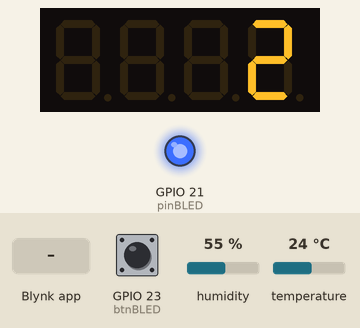
Simulated run of this program. Board: ESP32. Parts: 4-digit seven-segment display, output pins drawn as LEDs (lit = HIGH). The test bench sets the inputs (shaded band); at power-on: GPIO 23 (btnBLED) HIGH, temperature 24 °C, humidity 55 %. WiFi joins after 1.5 s; servers stay silent unless stated; what the program prints to the serial monitor is not drawn.

Above: at 3.0 s.
3.1 s: GPIO 23 (btnBLED) pulled LOW for 0.15 s
At 4.4 s:
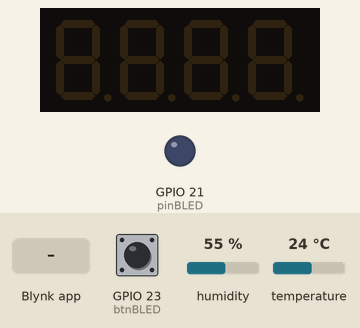
4.8 s: Blynk app writes 1 to V1
At 5.6 s:
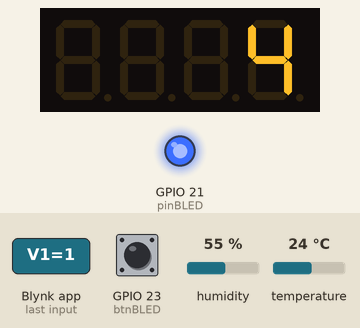
6.3 s: temperature set to 12 °C
At 10.6 s:
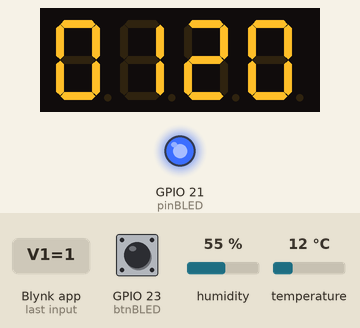
11.5 s: temperature set to 19 °C
At 14.6 s:
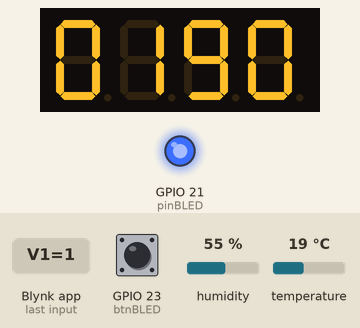
15.5 s: temperature set to 28 °C
At 18.6 s:
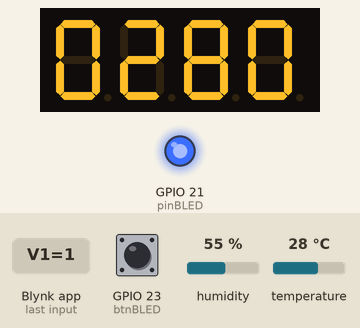
19.5 s: Blynk app writes 0 to V1
At 19.9 s:
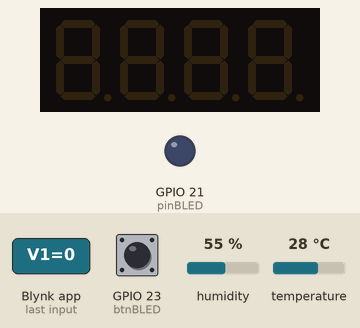
Timing chart, 0 to 22.0 s (numbered marks = the images above; inputs shaded):
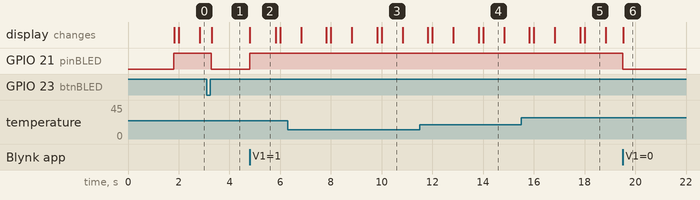

The program:

main.cpp
```cpp
#include <Arduino.h>
#include <TM1637Display.h>
#include <DHT.h>

/* Fill in information from Blynk Device Info here */
#define BLYNK_TEMPLATE_ID "TMPL61LSshM_3"
#define BLYNK_TEMPLATE_NAME "Esp32 Blynk Traffic DHT"
#define BLYNK_AUTH_TOKEN "k1veMQ7K2I6yf58j_WPx1v7oLhvTZ7SX"

#include <WiFi.h>
#include <WiFiClient.h>
#include <BlynkSimpleEsp32.h>

// WiFi thông tin
char ssid[] = "Wokwi-GUEST";
char pass[] = "";

// Chân kết nối phần cứng
#define btnBLED  23  // Chân nút nhấn
#define pinBLED  21  // Chân LED xanh
#define CLK 18       // Chân CLK của TM1637
#define DIO 19       // Chân DIO của TM1637
#define DHTPIN 16    // Chân cảm biến DHT22
#define DHTTYPE DHT22 // Kiểu cảm biến DHT22

// Khởi tạo đối tượng
TM1637Display display(CLK, DIO);
DHT dht(DHTPIN, DHTTYPE);

ulong currentMiliseconds = 0;
bool blueButtonON = true;

bool IsReady(ulong &ulTimer, uint32_t milisecond);
void updateBlueButton();
void uptimeBlynk();
void readDHT22();

void setup() {
  Serial.begin(115200);
  pinMode(pinBLED, OUTPUT);
  pinMode(btnBLED, INPUT_PULLUP);

  display.setBrightness(0x0f);
  dht.begin();

  Serial.print("Connecting to "); Serial.println(ssid);
  Blynk.begin(BLYNK_AUTH_TOKEN, ssid, pass);
  Serial.println("WiFi connected");

  digitalWrite(pinBLED, blueButtonON ? HIGH : LOW);
  Blynk.virtualWrite(V1, blueButtonON); // Đồng bộ trạng thái LED với Blynk

  Serial.println("== START ==>");
}

void loop() {
  Blynk.run();
  currentMiliseconds = millis();

  uptimeBlynk();
  updateBlueButton();
  readDHT22();
}

// Kiểm tra khoảng thời gian
bool IsReady(ulong &ulTimer, uint32_t milisecond) {
  if (currentMiliseconds - ulTimer < milisecond) return false;
  ulTimer = currentMiliseconds;
  return true;
}

// Xử lý nút nhấn
void updateBlueButton() {
  static ulong lastTime = 0;
  static int lastValue = HIGH;
  if (!IsReady(lastTime, 50)) return;

  int v = digitalRead(btnBLED);
  if (v == lastValue) return;
  lastValue = v;
  if (v == LOW) return;

  blueButtonON = !blueButtonON;
  Serial.println(blueButtonON ? "Blue Light ON" : "Blue Light OFF");
  digitalWrite(pinBLED, blueButtonON ? HIGH : LOW);
  Blynk.virtualWrite(V1, blueButtonON);

  if (!blueButtonON) display.clear();
}

// Gửi thời gian chạy lên Blynk & hiển thị trên TM1637
void uptimeBlynk() {
  static ulong lastTime = 0;
  if (!IsReady(lastTime, 1000)) return;

  ulong value = lastTime / 1000;
  Blynk.virtualWrite(V0, value);

  if (blueButtonON) display.showNumberDec(value);
}

// Đọc nhiệt độ & độ ẩm từ DHT22
void readDHT22() {
  static ulong lastTime = 0;
  if (!IsReady(lastTime, 2000)) return;  // Đọc mỗi 2 giây

  float temp = dht.readTemperature();  // Đọc nhiệt độ (Celsius)
  float hum = dht.readHumidity();      // Đọc độ ẩm (%)

  if (isnan(temp) || isnan(hum)) {
    Serial.println("Lỗi! Không đọc được dữ liệu từ DHT22");
    return;
  }

  Serial.print("Nhiệt độ: "); Serial.print(temp); Serial.print("°C  ");
  Serial.print("Độ ẩm: "); Serial.print(hum); Serial.println("%");

  Blynk.virtualWrite(V2, temp); // Gửi nhiệt độ lên Blynk
  Blynk.virtualWrite(V3, hum);  // Gửi độ ẩm lên Blynk

  if (blueButtonON) display.showNumberDec(temp * 10, true);  // Hiển thị nhiệt độ trên TM1637
}

// Nhận dữ liệu từ Blynk
BLYNK_WRITE(V1) {
  blueButtonON = param.asInt();
  Serial.println(blueButtonON ? "Blynk -> Blue Light ON" : "Blynk -> Blue Light OFF");
  digitalWrite(pinBLED, blueButtonON ? HIGH : LOW);

  if (!blueButtonON) display.clear();
}
```

Measured:
- after the input at 3.1 s, GPIO 21 (pinBLED): HIGH → LOW after 0.18 s
- after the input at 4.8 s, GPIO 21 (pinBLED): LOW → HIGH at once; the display: changes at once (image 2)
- after the input at 19.5 s, GPIO 21 (pinBLED): HIGH → LOW at once
- what the display in image 2 shows lasts 1.0 s, from 4.8 s to 5.8 s
- what the display in image 3 shows lasts 0.8 s, from 10.0 s to 10.8 s
